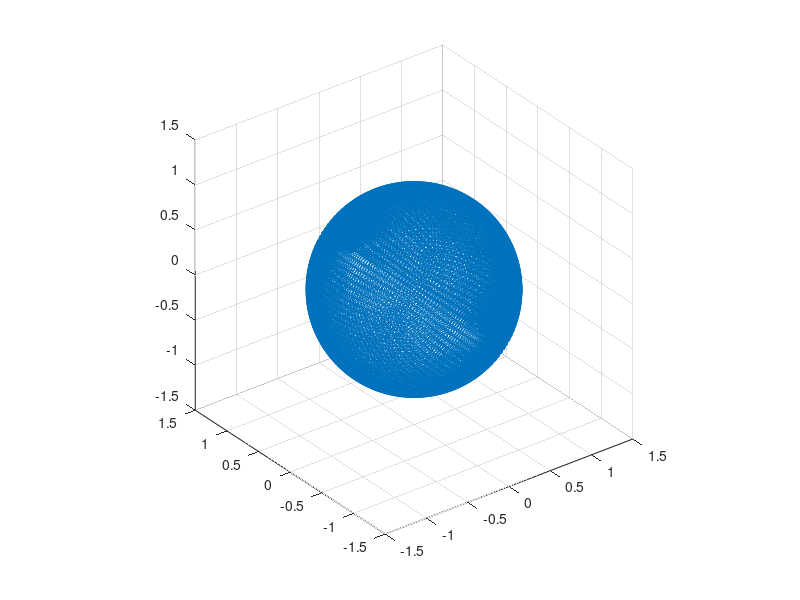

The MATLAB source for this figure:
%% Evaluate the 1st set of basis functions
% order
p1 = 2;
% number of control points/basis functions
n1 = 9;
% size of knot vector
k1 = n1+p1+1;
% actual knot vector
t1 = [0,0,0,.25,.25,.5,.5,.75,.75,1,1,1];

% iter is number of basis functions to evaluate for each N
iter = n1+p1;
% N contains all basis functions of all orders
N = cell(n1 + p1,p1);
% Evaluation points
ev1 = 100;
% tmp is the temporary holder for the evaluation of a given basis function
tmp = zeros(1,ev1);
% basis functions of 1 order lower at i and i+1
tmpm=tmp;
tmpp=tmp;
% xi is the knot value
xi = linspace(min(t1),max(t1),ev1);

% Outer loop goes from order 0 -> order p basis functions
for i = 1:p1+1
%   Inner loop evaluates the basis functions
    for j = 1:iter
%       Get lower order basis functions
        if i>1
            tmpm = N{j,i-1};
            tmpp = N{j+1,i-1};
        end
%       Loop over knot values to eval
        for kk = 1:ev1
%           Evaluate 0th order basis fns
            if i==1
                if xi(kk)<= t1(j+1)&& xi(kk)>=t1(j)
                    tmp(kk) = 1;
                else
                    tmp(kk) = 0;
                end
%           Evaluate the ith order basis function    
            else
                tmp(kk) = 0;
%               This is to deal with repeated knots
                if t1(j+i-1)~=t1(j)
                    tmp(kk) = (xi(kk) - t1(j)  )/(t1(j+i-1) - t1(j)  )*tmpm(kk);
                end
                if t1(j+i) ~= t1(j+1)
                    tmp(kk) = tmp(kk) + (t1(j+i) - xi(kk))/(t1(j+i  ) - t1(j+1))*tmpp(kk);
                end
            end
        end
        N{j,i} = tmp;
    end
    iter = iter-1;
end

%% Now for the 2nd set of basis fns
% order
p2 = 2;
% number of control points/basis functions
n2 = 5;
% size of knot vector
k2 = n2+p2+1;
% actual knot vector
t2 = [0,0,0,0.5,0.5,1,1,1];

% iter is number of basis functions to evaluate for each M
iter = n2+p2;
% N contains all basis functions of all orders
M = cell(n2 + p2,p2);
% tmp is the temporary holder for the evaluation of a given basis function
ev2 = 100;
tmp = zeros(1,ev2);
% basis functions of 1 order lower at i and i+1
tmpm=tmp;
tmpp=tmp;
% nu is the knot value
nu = linspace(min(t2),max(t2),ev2);


% Outer loop goes from order 0 -> order P basis functions
for i = 1:p2+1
%   Inner loop evaluates the basis functions
    for j = 1:iter
%       Get lower order basis functions
        if i>1
            tmpm = M{j,i-1};
            tmpp = M{j+1,i-1};
        end
%       Loop over knot values to eval
        for kk = 1:ev2
%           Evaluate 0th order basis fns
            if i==1
                if nu(kk)<= t2(j+1)&& nu(kk)>=t2(j)
                    tmp(kk) = 1;
                else
                    tmp(kk) = 0;
                end
%           Evaluate the ith order basis function    
            else
                tmp(kk) = 0;
%               This is to deal with repeated knots
                if t2(j+i-1)~=t2(j)
                    tmp(kk) = (nu(kk) - t2(j)  )/(t2(j+i-1) - t2(j)  )*tmpm(kk);
                end
                if t2(j+i) ~= t2(j+1)
                    tmp(kk) = tmp(kk) + (t2(j+i) - nu(kk))/(t2(j+i  ) - t2(j+1))*tmpp(kk);
                end
            end
        end
        M{j,i} = tmp;
    end
    iter = iter-1;
end

%% Control net and weighted denominator
P = zeros(4,n1,n2);
xs = [1,1,0,-1,-1];
ys  = [0,1,1,1,0];
r2 = sqrt(2)/2;
w1 = [1,r2,1,r2,1,r2,1,r2,1];
w2 = [1,r2,1,r2,1];

for i = 1:n1
    P(2,i,:) = xs;
    P(4,i,:) = w2*w1(i);
end

P(1,1,:) = ys;
P(1,2,:) = ys;
P(1,3,:) = 0;
P(1,4,:) = -ys;
P(1,5,:) = -ys;
P(1,6,:) = -ys;
P(1,7,:) = 0;
P(1,8,:) = ys;
P(1,9,:) = ys;

P(3,1,:) = 0;
P(3,2,:) = ys;
P(3,3,:) = ys;
P(3,4,:) = ys;
P(3,5,:) = 0;
P(3,6,:) = -ys;
P(3,7,:) = -ys;
P(3,8,:) = -ys;
P(3,9,:) = 0;

NMw = zeros(ev1,ev2);
for i = 1:n1
    tmp1 = N{i,end};
    for j = 1:n2
        tmp2 = M{j,end};
        for k = 1:ev1
            for l = 1:ev2
                NMw(k,l) = NMw(k,l) + tmp1(k)*tmp2(l)*P(4,i,j);
            end
        end
    end
end

%% Evaluate at a bunch of points
uu = zeros(ev1,ev2);
vv = uu;
ww = vv;
track = [];

% Loop over first set of basis functions
for i =1:n1
%   ith basis function of N
    tmp1 = N{i,end};
    for j = 1:n2
%       jth basis function of M
        tmp2 = M{j,end};
%       Loop over evaluations on nu and xi
        for k = 1:ev1
            for l = 1:ev2
%               Evaluate only if in these knot spans
                if xi(k)>=t1(p1+1)&&xi(k)<=t1(n1+1) && nu(l)>=t2(p2+1)&&nu(l)<=t2(n2+1)
                    uu(k,l) = uu(k,l) + tmp1(k)*tmp2(l)*P(1,i,j)*P(4,i,j)/NMw(k,l);
                    vv(k,l) = vv(k,l) + tmp1(k)*tmp2(l)*P(2,i,j)*P(4,i,j)/NMw(k,l);
                    ww(k,l) = ww(k,l) + tmp1(k)*tmp2(l)*P(3,i,j)*P(4,i,j)/NMw(k,l);
%               Keep track of these spots for removal
                else
                    % perhaps later. Now I just set them to zero
                end
            end            
        end
    end
end

%% Plot points
% reshape into vectors
up  =reshape(uu,ev1*ev2,1);
vp  =reshape(vv,ev1*ev2,1);
wp  =reshape(ww,ev1*ev2,1);

% remove points
figure
scatter3(up,vp,wp);
axis([-1.5,1.5,-1.5,1.5,-1.5,1.5])
pbaspect([1,1,1]);
%% plot basis functions
% % for i = 1:n
% %     plot(xi,N{i,end})
% %     hold on
% % end
% % axis([-.1,1.1,-.1,1.1])
